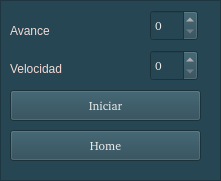
     <widget class="QFrame" name="frame_4">
      <property name="geometry">
       <rect>
        <x>20</x>
        <y>120</y>
        <width>221</width>
        <height>181</height>
       </rect>
      </property>
      <property name="palette">
       <palette>
        <active>
         <colorrole role="WindowText">
          <brush brushstyle="SolidPattern">
           <color alpha="255">
            <red>243</red>
            <green>219</green>
            <blue>214</blue>
           </color>
          </brush>
         </colorrole>
         <colorrole role="Button">
          <brush brushstyle="SolidPattern">
           <color alpha="255">
            <red>38</red>
            <green>70</green>
            <blue>83</blue>
           </color>
          </brush>
         </colorrole>
         <colorrole role="Base">
          <brush brushstyle="SolidPattern">
           <color alpha="255">
            <red>38</red>
            <green>70</green>
            <blue>83</blue>
           </color>
          </brush>
         </colorrole>
         <colorrole role="Window">
          <brush brushstyle="SolidPattern">
           <color alpha="255">
            <red>38</red>
            <green>70</green>
            <blue>83</blue>
           </color>
          </brush>
         </colorrole>
        </active>
        <inactive>
         <colorrole role="WindowText">
          <brush brushstyle="SolidPattern">
           <color alpha="255">
            <red>243</red>
            <green>219</green>
            <blue>214</blue>
           </color>
          </brush>
         </colorrole>
         <colorrole role="Button">
          <brush brushstyle="SolidPattern">
           <color alpha="255">
            <red>38</red>
            <green>70</green>
            <blue>83</blue>
           </color>
          </brush>
         </colorrole>
         <colorrole role="Base">
          <brush brushstyle="SolidPattern">
           <color alpha="255">
            <red>38</red>
            <green>70</green>
            <blue>83</blue>
           </color>
          </brush>
         </colorrole>
         <colorrole role="Window">
          <brush brushstyle="SolidPattern">
           <color alpha="255">
            <red>38</red>
            <green>70</green>
            <blue>83</blue>
           </color>
          </brush>
         </colorrole>
        </inactive>
        <disabled>
         <colorrole role="WindowText">
          <brush brushstyle="SolidPattern">
           <color alpha="255">
            <red>190</red>
            <green>190</green>
            <blue>190</blue>
           </color>
          </brush>
         </colorrole>
         <colorrole role="Button">
          <brush brushstyle="SolidPattern">
           <color alpha="255">
            <red>38</red>
            <green>70</green>
            <blue>83</blue>
           </color>
          </brush>
         </colorrole>
         <colorrole role="Base">
          <brush brushstyle="SolidPattern">
           <color alpha="255">
            <red>38</red>
            <green>70</green>
            <blue>83</blue>
           </color>
          </brush>
         </colorrole>
         <colorrole role="Window">
          <brush brushstyle="SolidPattern">
           <color alpha="255">
            <red>38</red>
            <green>70</green>
            <blue>83</blue>
           </color>
          </brush>
         </colorrole>
        </disabled>
       </palette>
      </property>
      <property name="frameShape">
       <enum>QFrame::StyledPanel</enum>
      </property>
      <property name="frameShadow">
       <enum>QFrame::Raised</enum>
      </property>
      <widget class="QLabel" name="Step_label">
       <property name="geometry">
        <rect>
         <x>10</x>
         <y>20</y>
         <width>67</width>
         <height>21</height>
        </rect>
       </property>
       <property name="palette">
        <palette>
         <active>
          <colorrole role="WindowText">
           <brush brushstyle="SolidPattern">
            <color alpha="255">
             <red>243</red>
             <green>219</green>
             <blue>214</blue>
            </color>
           </brush>
          </colorrole>
          <colorrole role="Button">
           <brush brushstyle="SolidPattern">
            <color alpha="255">
             <red>38</red>
             <green>70</green>
             <blue>83</blue>
            </color>
           </brush>
          </colorrole>
          <colorrole role="Base">
           <brush brushstyle="SolidPattern">
            <color alpha="255">
             <red>38</red>
             <green>70</green>
             <blue>83</blue>
            </color>
           </brush>
          </colorrole>
          <colorrole role="Window">
           <brush brushstyle="SolidPattern">
            <color alpha="255">
             <red>38</red>
             <green>70</green>
             <blue>83</blue>
            </color>
           </brush>
          </colorrole>
         </active>
         <inactive>
          <colorrole role="WindowText">
           <brush brushstyle="SolidPattern">
            <color alpha="255">
             <red>243</red>
             <green>219</green>
             <blue>214</blue>
            </color>
           </brush>
          </colorrole>
          <colorrole role="Button">
           <brush brushstyle="SolidPattern">
            <color alpha="255">
             <red>38</red>
             <green>70</green>
             <blue>83</blue>
            </color>
           </brush>
          </colorrole>
          <colorrole role="Base">
           <brush brushstyle="SolidPattern">
            <color alpha="255">
             <red>38</red>
             <green>70</green>
             <blue>83</blue>
            </color>
           </brush>
          </colorrole>
          <colorrole role="Window">
           <brush brushstyle="SolidPattern">
            <color alpha="255">
             <red>38</red>
             <green>70</green>
             <blue>83</blue>
            </color>
           </brush>
          </colorrole>
         </inactive>
         <disabled>
          <colorrole role="WindowText">
           <brush brushstyle="SolidPattern">
            <color alpha="255">
             <red>190</red>
             <green>190</green>
             <blue>190</blue>
            </color>
           </brush>
          </colorrole>
          <colorrole role="Button">
           <brush brushstyle="SolidPattern">
            <color alpha="255">
             <red>38</red>
             <green>70</green>
             <blue>83</blue>
            </color>
           </brush>
          </colorrole>
          <colorrole role="Base">
           <brush brushstyle="SolidPattern">
            <color alpha="255">
             <red>38</red>
             <green>70</green>
             <blue>83</blue>
            </color>
           </brush>
          </colorrole>
          <colorrole role="Window">
           <brush brushstyle="SolidPattern">
            <color alpha="255">
             <red>38</red>
             <green>70</green>
             <blue>83</blue>
            </color>
           </brush>
          </colorrole>
         </disabled>
        </palette>
       </property>
       <property name="text">
        <string>Avance</string>
       </property>
      </widget>
      <widget class="QLabel" name="Speed_label">
       <property name="geometry">
        <rect>
         <x>10</x>
         <y>60</y>
         <width>67</width>
         <height>17</height>
        </rect>
       </property>
       <property name="palette">
        <palette>
         <active>
          <colorrole role="WindowText">
           <brush brushstyle="SolidPattern">
            <color alpha="255">
             <red>243</red>
             <green>219</green>
             <blue>214</blue>
            </color>
           </brush>
          </colorrole>
          <colorrole role="Button">
           <brush brushstyle="SolidPattern">
            <color alpha="255">
             <red>38</red>
             <green>70</green>
             <blue>83</blue>
            </color>
           </brush>
          </colorrole>
          <colorrole role="Base">
           <brush brushstyle="SolidPattern">
            <color alpha="255">
             <red>38</red>
             <green>70</green>
             <blue>83</blue>
            </color>
           </brush>
          </colorrole>
          <colorrole role="Window">
           <brush brushstyle="SolidPattern">
            <color alpha="255">
             <red>38</red>
             <green>70</green>
             <blue>83</blue>
            </color>
           </brush>
          </colorrole>
         </active>
         <inactive>
          <colorrole role="WindowText">
           <brush brushstyle="SolidPattern">
            <color alpha="255">
             <red>243</red>
             <green>219</green>
             <blue>214</blue>
            </color>
           </brush>
          </colorrole>
          <colorrole role="Button">
           <brush brushstyle="SolidPattern">
            <color alpha="255">
             <red>38</red>
             <green>70</green>
             <blue>83</blue>
            </color>
           </brush>
          </colorrole>
          <colorrole role="Base">
           <brush brushstyle="SolidPattern">
            <color alpha="255">
             <red>38</red>
             <green>70</green>
             <blue>83</blue>
            </color>
           </brush>
          </colorrole>
          <colorrole role="Window">
           <brush brushstyle="SolidPattern">
            <color alpha="255">
             <red>38</red>
             <green>70</green>
             <blue>83</blue>
            </color>
           </brush>
          </colorrole>
         </inactive>
         <disabled>
          <colorrole role="WindowText">
           <brush brushstyle="SolidPattern">
            <color alpha="255">
             <red>190</red>
             <green>190</green>
             <blue>190</blue>
            </color>
           </brush>
          </colorrole>
          <colorrole role="Button">
           <brush brushstyle="SolidPattern">
            <color alpha="255">
             <red>38</red>
             <green>70</green>
             <blue>83</blue>
            </color>
           </brush>
          </colorrole>
          <colorrole role="Base">
           <brush brushstyle="SolidPattern">
            <color alpha="255">
             <red>38</red>
             <green>70</green>
             <blue>83</blue>
            </color>
           </brush>
          </colorrole>
          <colorrole role="Window">
           <brush brushstyle="SolidPattern">
            <color alpha="255">
             <red>38</red>
             <green>70</green>
             <blue>83</blue>
            </color>
           </brush>
          </colorrole>
         </disabled>
        </palette>
       </property>
       <property name="text">
        <string>Velocidad</string>
       </property>
      </widget>
      <widget class="QSpinBox" name="Step_spinbox">
       <property name="geometry">
        <rect>
         <x>150</x>
         <y>10</y>
         <width>48</width>
         <height>31</height>
        </rect>
       </property>
       <property name="palette">
        <palette>
         <active>
          <colorrole role="Button">
           <brush brushstyle="SolidPattern">
            <color alpha="255">
             <red>38</red>
             <green>70</green>
             <blue>83</blue>
            </color>
           </brush>
          </colorrole>
          <colorrole role="Text">
           <brush brushstyle="SolidPattern">
            <color alpha="255">
             <red>238</red>
             <green>238</green>
             <blue>236</blue>
            </color>
           </brush>
          </colorrole>
          <colorrole role="ButtonText">
           <brush brushstyle="SolidPattern">
            <color alpha="255">
             <red>238</red>
             <green>238</green>
             <blue>236</blue>
            </color>
           </brush>
          </colorrole>
          <colorrole role="Base">
           <brush brushstyle="SolidPattern">
            <color alpha="255">
             <red>38</red>
             <green>70</green>
             <blue>83</blue>
            </color>
           </brush>
          </colorrole>
          <colorrole role="Window">
           <brush brushstyle="SolidPattern">
            <color alpha="255">
             <red>38</red>
             <green>70</green>
             <blue>83</blue>
            </color>
           </brush>
          </colorrole>
          <colorrole role="ToolTipText">
           <brush brushstyle="SolidPattern">
            <color alpha="255">
             <red>238</red>
             <green>238</green>
             <blue>236</blue>
            </color>
           </brush>
          </colorrole>
         </active>
         <inactive>
          <colorrole role="Button">
           <brush brushstyle="SolidPattern">
            <color alpha="255">
             <red>38</red>
             <green>70</green>
             <blue>83</blue>
            </color>
           </brush>
          </colorrole>
          <colorrole role="Text">
           <brush brushstyle="SolidPattern">
            <color alpha="255">
             <red>238</red>
             <green>238</green>
             <blue>236</blue>
            </color>
           </brush>
          </colorrole>
          <colorrole role="ButtonText">
           <brush brushstyle="SolidPattern">
            <color alpha="255">
             <red>238</red>
             <green>238</green>
             <blue>236</blue>
            </color>
           </brush>
          </colorrole>
          <colorrole role="Base">
           <brush brushstyle="SolidPattern">
            <color alpha="255">
             <red>38</red>
             <green>70</green>
             <blue>83</blue>
            </color>
           </brush>
          </colorrole>
          <colorrole role="Window">
           <brush brushstyle="SolidPattern">
            <color alpha="255">
             <red>38</red>
             <green>70</green>
             <blue>83</blue>
            </color>
           </brush>
          </colorrole>
          <colorrole role="ToolTipText">
           <brush brushstyle="SolidPattern">
            <color alpha="255">
             <red>238</red>
             <green>238</green>
             <blue>236</blue>
            </color>
           </brush>
          </colorrole>
         </inactive>
         <disabled>
          <colorrole role="Button">
           <brush brushstyle="SolidPattern">
            <color alpha="255">
             <red>38</red>
             <green>70</green>
             <blue>83</blue>
            </color>
           </brush>
          </colorrole>
          <colorrole role="Text">
           <brush brushstyle="SolidPattern">
            <color alpha="255">
             <red>190</red>
             <green>190</green>
             <blue>190</blue>
            </color>
           </brush>
          </colorrole>
          <colorrole role="ButtonText">
           <brush brushstyle="SolidPattern">
            <color alpha="255">
             <red>190</red>
             <green>190</green>
             <blue>190</blue>
            </color>
           </brush>
          </colorrole>
          <colorrole role="Base">
           <brush brushstyle="SolidPattern">
            <color alpha="255">
             <red>38</red>
             <green>70</green>
             <blue>83</blue>
            </color>
           </brush>
          </colorrole>
          <colorrole role="Window">
           <brush brushstyle="SolidPattern">
            <color alpha="255">
             <red>38</red>
             <green>70</green>
             <blue>83</blue>
            </color>
           </brush>
          </colorrole>
          <colorrole role="ToolTipText">
           <brush brushstyle="SolidPattern">
            <color alpha="255">
             <red>238</red>
             <green>238</green>
             <blue>236</blue>
            </color>
           </brush>
          </colorrole>
         </disabled>
        </palette>
       </property>
       <property name="font">
        <font>
         <family>Bitstream Charter</family>
        </font>
       </property>
       <property name="maximum">
        <number>30</number>
       </property>
      </widget>
      <widget class="QSpinBox" name="speed_spinbox">
       <property name="geometry">
        <rect>
         <x>150</x>
         <y>50</y>
         <width>48</width>
         <height>31</height>
        </rect>
       </property>
       <property name="palette">
        <palette>
         <active>
          <colorrole role="Button">
           <brush brushstyle="SolidPattern">
            <color alpha="255">
             <red>38</red>
             <green>70</green>
             <blue>83</blue>
            </color>
           </brush>
          </colorrole>
          <colorrole role="Text">
           <brush brushstyle="SolidPattern">
            <color alpha="255">
             <red>238</red>
             <green>238</green>
             <blue>236</blue>
            </color>
           </brush>
          </colorrole>
          <colorrole role="ButtonText">
           <brush brushstyle="SolidPattern">
            <color alpha="255">
             <red>238</red>
             <green>238</green>
             <blue>236</blue>
            </color>
           </brush>
          </colorrole>
          <colorrole role="Base">
           <brush brushstyle="SolidPattern">
            <color alpha="255">
             <red>38</red>
             <green>70</green>
             <blue>83</blue>
            </color>
           </brush>
          </colorrole>
          <colorrole role="Window">
           <brush brushstyle="SolidPattern">
            <color alpha="255">
             <red>38</red>
             <green>70</green>
             <blue>83</blue>
            </color>
           </brush>
          </colorrole>
          <colorrole role="ToolTipText">
           <brush brushstyle="SolidPattern">
            <color alpha="255">
             <red>238</red>
             <green>238</green>
             <blue>236</blue>
            </color>
           </brush>
          </colorrole>
         </active>
         <inactive>
          <colorrole role="Button">
           <brush brushstyle="SolidPattern">
            <color alpha="255">
             <red>38</red>
             <green>70</green>
             <blue>83</blue>
            </color>
           </brush>
          </colorrole>
          <colorrole role="Text">
           <brush brushstyle="SolidPattern">
            <color alpha="255">
             <red>238</red>
             <green>238</green>
             <blue>236</blue>
            </color>
           </brush>
          </colorrole>
          <colorrole role="ButtonText">
           <brush brushstyle="SolidPattern">
            <color alpha="255">
             <red>238</red>
             <green>238</green>
             <blue>236</blue>
            </color>
           </brush>
          </colorrole>
          <colorrole role="Base">
           <brush brushstyle="SolidPattern">
            <color alpha="255">
             <red>38</red>
             <green>70</green>
             <blue>83</blue>
            </color>
           </brush>
          </colorrole>
          <colorrole role="Window">
           <brush brushstyle="SolidPattern">
            <color alpha="255">
             <red>38</red>
             <green>70</green>
             <blue>83</blue>
            </color>
           </brush>
          </colorrole>
          <colorrole role="ToolTipText">
           <brush brushstyle="SolidPattern">
            <color alpha="255">
             <red>238</red>
             <green>238</green>
             <blue>236</blue>
            </color>
           </brush>
          </colorrole>
         </inactive>
         <disabled>
          <colorrole role="Button">
           <brush brushstyle="SolidPattern">
            <color alpha="255">
             <red>38</red>
             <green>70</green>
             <blue>83</blue>
            </color>
           </brush>
          </colorrole>
          <colorrole role="Text">
           <brush brushstyle="SolidPattern">
            <color alpha="255">
             <red>190</red>
             <green>190</green>
             <blue>190</blue>
            </color>
           </brush>
          </colorrole>
          <colorrole role="ButtonText">
           <brush brushstyle="SolidPattern">
            <color alpha="255">
             <red>190</red>
             <green>190</green>
             <blue>190</blue>
            </color>
           </brush>
          </colorrole>
          <colorrole role="Base">
           <brush brushstyle="SolidPattern">
            <color alpha="255">
             <red>38</red>
             <green>70</green>
             <blue>83</blue>
            </color>
           </brush>
          </colorrole>
          <colorrole role="Window">
           <brush brushstyle="SolidPattern">
            <color alpha="255">
             <red>38</red>
             <green>70</green>
             <blue>83</blue>
            </color>
           </brush>
          </colorrole>
          <colorrole role="ToolTipText">
           <brush brushstyle="SolidPattern">
            <color alpha="255">
             <red>238</red>
             <green>238</green>
             <blue>236</blue>
            </color>
           </brush>
          </colorrole>
         </disabled>
        </palette>
       </property>
       <property name="font">
        <font>
         <family>Bitstream Charter</family>
        </font>
       </property>
       <property name="maximum">
        <number>10</number>
       </property>
      </widget>
      <widget class="QPushButton" name="begin_button">
       <property name="geometry">
        <rect>
         <x>10</x>
         <y>90</y>
         <width>191</width>
         <height>31</height>
        </rect>
       </property>
       <property name="palette">
        <palette>
         <active>
          <colorrole role="Button">
           <brush brushstyle="SolidPattern">
            <color alpha="255">
             <red>38</red>
             <green>70</green>
             <blue>83</blue>
            </color>
           </brush>
          </colorrole>
          <colorrole role="Text">
           <brush brushstyle="SolidPattern">
            <color alpha="255">
             <red>238</red>
             <green>238</green>
             <blue>236</blue>
            </color>
           </brush>
          </colorrole>
          <colorrole role="ButtonText">
           <brush brushstyle="SolidPattern">
            <color alpha="255">
             <red>238</red>
             <green>238</green>
             <blue>236</blue>
            </color>
           </brush>
          </colorrole>
          <colorrole role="Base">
           <brush brushstyle="SolidPattern">
            <color alpha="255">
             <red>38</red>
             <green>70</green>
             <blue>83</blue>
            </color>
           </brush>
          </colorrole>
          <colorrole role="Window">
           <brush brushstyle="SolidPattern">
            <color alpha="255">
             <red>38</red>
             <green>70</green>
             <blue>83</blue>
            </color>
           </brush>
          </colorrole>
         </active>
         <inactive>
          <colorrole role="Button">
           <brush brushstyle="SolidPattern">
            <color alpha="255">
             <red>38</red>
             <green>70</green>
             <blue>83</blue>
            </color>
           </brush>
          </colorrole>
          <colorrole role="Text">
           <brush brushstyle="SolidPattern">
            <color alpha="255">
             <red>238</red>
             <green>238</green>
             <blue>236</blue>
            </color>
           </brush>
          </colorrole>
          <colorrole role="ButtonText">
           <brush brushstyle="SolidPattern">
            <color alpha="255">
             <red>238</red>
             <green>238</green>
             <blue>236</blue>
            </color>
           </brush>
          </colorrole>
          <colorrole role="Base">
           <brush brushstyle="SolidPattern">
            <color alpha="255">
             <red>38</red>
             <green>70</green>
             <blue>83</blue>
            </color>
           </brush>
          </colorrole>
          <colorrole role="Window">
           <brush brushstyle="SolidPattern">
            <color alpha="255">
             <red>38</red>
             <green>70</green>
             <blue>83</blue>
            </color>
           </brush>
          </colorrole>
         </inactive>
         <disabled>
          <colorrole role="Button">
           <brush brushstyle="SolidPattern">
            <color alpha="255">
             <red>38</red>
             <green>70</green>
             <blue>83</blue>
            </color>
           </brush>
          </colorrole>
          <colorrole role="Text">
           <brush brushstyle="SolidPattern">
            <color alpha="255">
             <red>190</red>
             <green>190</green>
             <blue>190</blue>
            </color>
           </brush>
          </colorrole>
          <colorrole role="ButtonText">
           <brush brushstyle="SolidPattern">
            <color alpha="255">
             <red>190</red>
             <green>190</green>
             <blue>190</blue>
            </color>
           </brush>
          </colorrole>
          <colorrole role="Base">
           <brush brushstyle="SolidPattern">
            <color alpha="255">
             <red>38</red>
             <green>70</green>
             <blue>83</blue>
            </color>
           </brush>
          </colorrole>
          <colorrole role="Window">
           <brush brushstyle="SolidPattern">
            <color alpha="255">
             <red>38</red>
             <green>70</green>
             <blue>83</blue>
            </color>
           </brush>
          </colorrole>
         </disabled>
        </palette>
       </property>
       <property name="font">
        <font>
         <family>Bitstream Charter</family>
         <weight>50</weight>
         <italic>false</italic>
         <bold>false</bold>
         <strikeout>false</strikeout>
        </font>
       </property>
       <property name="text">
        <string>Iniciar</string>
       </property>
      </widget>
      <widget class="QPushButton" name="home_button">
       <property name="geometry">
        <rect>
         <x>10</x>
         <y>130</y>
         <width>191</width>
         <height>31</height>
        </rect>
       </property>
       <property name="palette">
        <palette>
         <active>
          <colorrole role="Button">
           <brush brushstyle="SolidPattern">
            <color alpha="255">
             <red>38</red>
             <green>70</green>
             <blue>83</blue>
            </color>
           </brush>
          </colorrole>
          <colorrole role="ButtonText">
           <brush brushstyle="SolidPattern">
            <color alpha="255">
             <red>238</red>
             <green>238</green>
             <blue>236</blue>
            </color>
           </brush>
          </colorrole>
          <colorrole role="Base">
           <brush brushstyle="SolidPattern">
            <color alpha="255">
             <red>38</red>
             <green>70</green>
             <blue>83</blue>
            </color>
           </brush>
          </colorrole>
          <colorrole role="Window">
           <brush brushstyle="SolidPattern">
            <color alpha="255">
             <red>38</red>
             <green>70</green>
             <blue>83</blue>
            </color>
           </brush>
          </colorrole>
         </active>
         <inactive>
          <colorrole role="Button">
           <brush brushstyle="SolidPattern">
            <color alpha="255">
             <red>38</red>
             <green>70</green>
             <blue>83</blue>
            </color>
           </brush>
          </colorrole>
          <colorrole role="ButtonText">
           <brush brushstyle="SolidPattern">
            <color alpha="255">
             <red>238</red>
             <green>238</green>
             <blue>236</blue>
            </color>
           </brush>
          </colorrole>
          <colorrole role="Base">
           <brush brushstyle="SolidPattern">
            <color alpha="255">
             <red>38</red>
             <green>70</green>
             <blue>83</blue>
            </color>
           </brush>
          </colorrole>
          <colorrole role="Window">
           <brush brushstyle="SolidPattern">
            <color alpha="255">
             <red>38</red>
             <green>70</green>
             <blue>83</blue>
            </color>
           </brush>
          </colorrole>
         </inactive>
         <disabled>
          <colorrole role="Button">
           <brush brushstyle="SolidPattern">
            <color alpha="255">
             <red>38</red>
             <green>70</green>
             <blue>83</blue>
            </color>
           </brush>
          </colorrole>
          <colorrole role="ButtonText">
           <brush brushstyle="SolidPattern">
            <color alpha="255">
             <red>190</red>
             <green>190</green>
             <blue>190</blue>
            </color>
           </brush>
          </colorrole>
          <colorrole role="Base">
           <brush brushstyle="SolidPattern">
            <color alpha="255">
             <red>38</red>
             <green>70</green>
             <blue>83</blue>
            </color>
           </brush>
          </colorrole>
          <colorrole role="Window">
           <brush brushstyle="SolidPattern">
            <color alpha="255">
             <red>38</red>
             <green>70</green>
             <blue>83</blue>
            </color>
           </brush>
          </colorrole>
         </disabled>
        </palette>
       </property>
       <property name="font">
        <font>
         <family>Bitstream Charter</family>
         <weight>50</weight>
         <italic>false</italic>
         <bold>false</bold>
         <strikeout>false</strikeout>
        </font>
       </property>
       <property name="text">
        <string>Home</string>
       </property>
      </widget>
     </widget>
